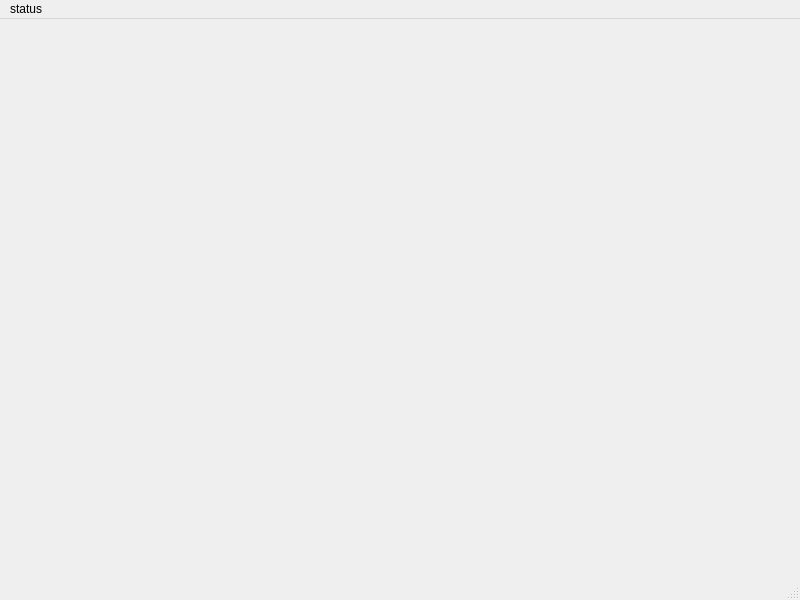
<?xml version="1.0" encoding="UTF-8"?>
<ui version="4.0">
 <class>MainWindow</class>
 <widget class="QMainWindow" name="MainWindow">
  <property name="geometry">
   <rect>
    <x>0</x>
    <y>0</y>
    <width>800</width>
    <height>600</height>
   </rect>
  </property>
  <property name="windowTitle">
   <string>MainWindow</string>
  </property>
  <widget class="QWidget" name="centralwidget"/>
  <widget class="QMenuBar" name="menubar">
   <property name="geometry">
    <rect>
     <x>0</x>
     <y>0</y>
     <width>800</width>
     <height>22</height>
    </rect>
   </property>
   <widget class="QMenu" name="menustatus">
    <property name="title">
     <string>status</string>
    </property>
   </widget>
   <addaction name="menustatus"/>
  </widget>
  <widget class="QStatusBar" name="statusbar"/>
 </widget>
 <resources/>
 <connections/>
</ui>
